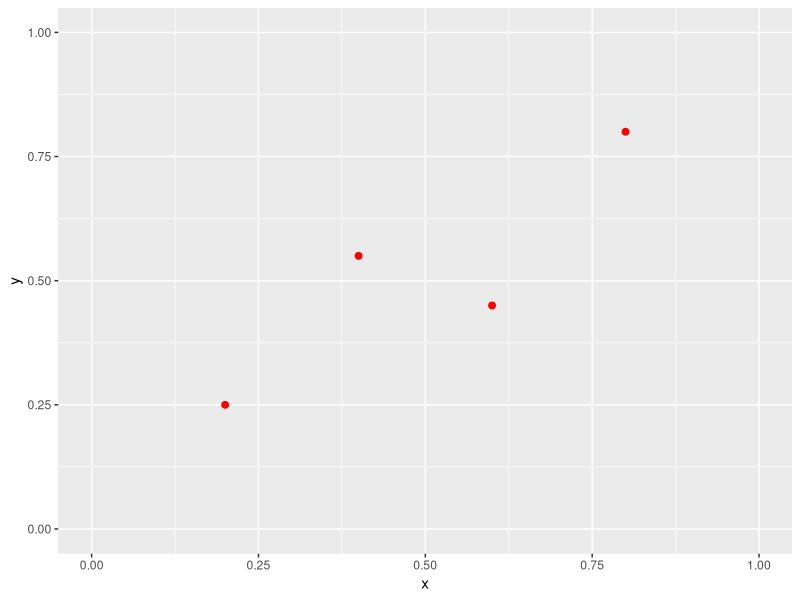
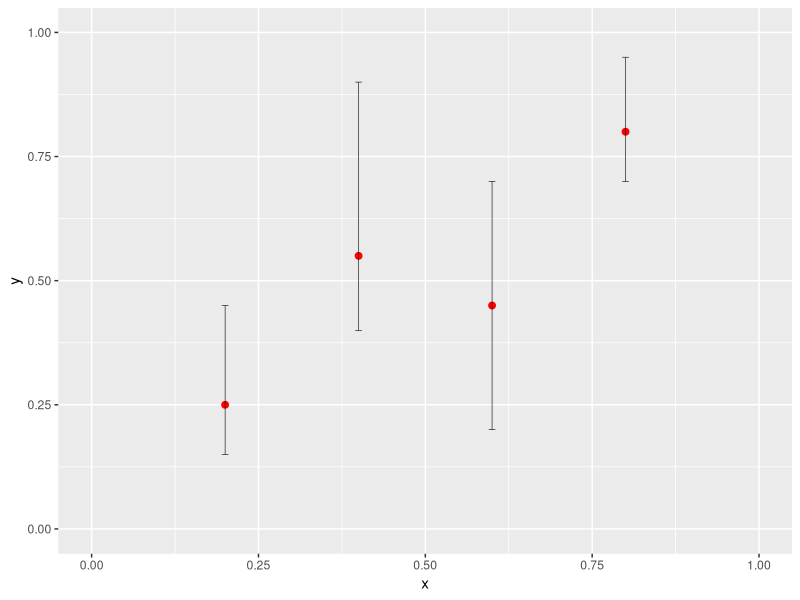
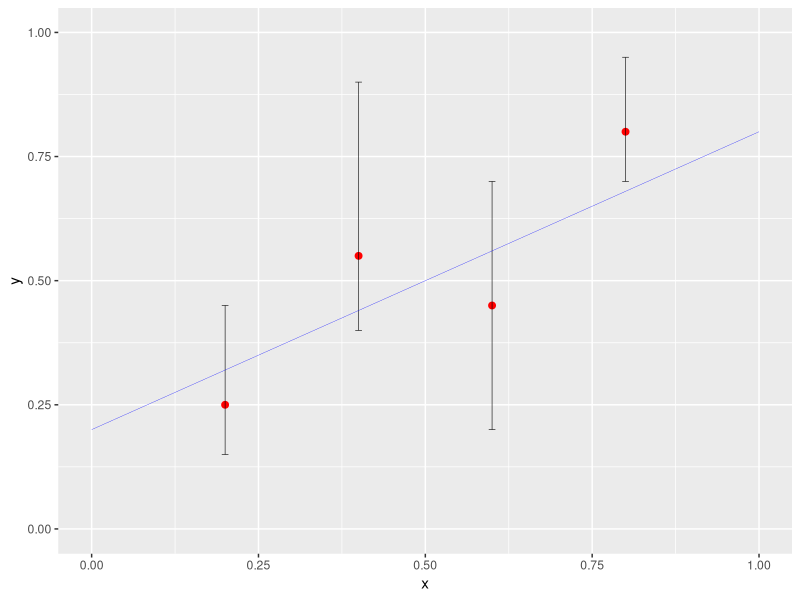
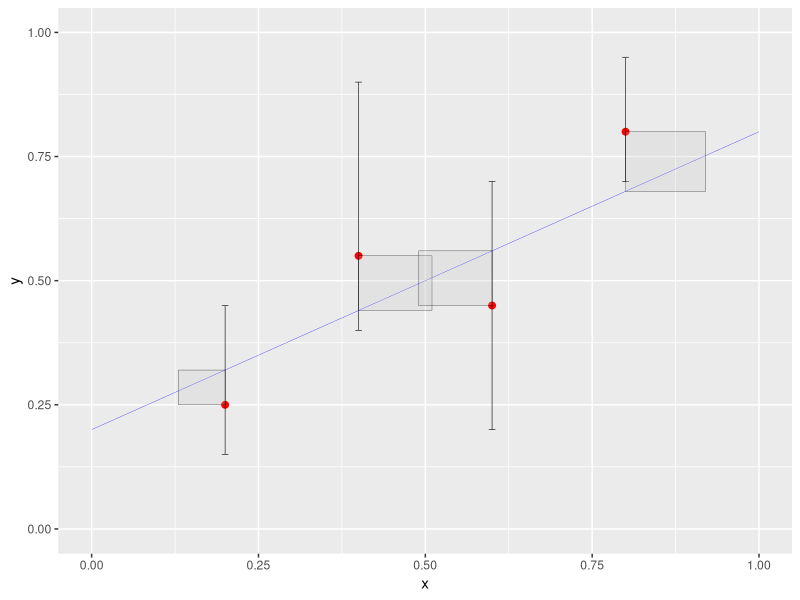
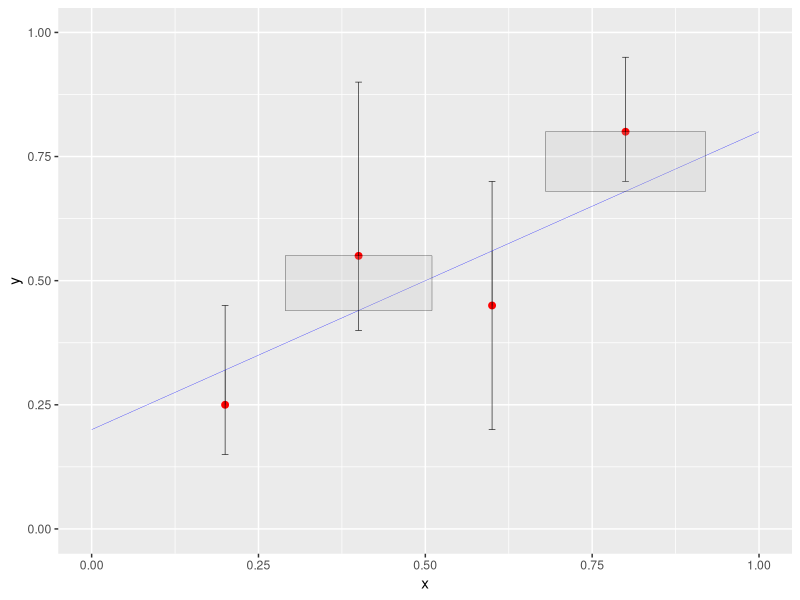

Source code (R) for these figures, in order:
## ---- chunk 1
knitr::opts_chunk$set(echo = TRUE)
## ---- chunk 2
h <- read.delim(textConnection(
"t x xmi xma y ymi yma
0 0.2 0.15 0.5 0.25 0.15 0.45
1 0.4 0.25 0.5 0.55 0.4 0.9
2 0.6 0.4 0.65 0.45 0.2 0.7
3 0.8 0.6 0.9 0.8 0.7 0.95"), 
sep=" ")

a <- c(0.6); b <- c(0.2)  # These are the 'wild guesses' of the linear model coefficients (see below)
## ---- chunk 3
require(ggplot2)

p <- ggplot(data = h, mapping = aes(x = x, xmin = 0, 
                                    xmax = 1, 
                                    ymin = 0, 
                                    ymax = 1),
            legend = TRUE)
## ---- chunk 4
p <- p + geom_point(mapping = aes(x = x, y = y), 
                                  size = 2, 
                                  color = "red")
print(p)
## ---- chunk 5
p <- p + geom_errorbar(mapping = aes(x = x, 
                                     ymin = ymi, 
                                     ymax = yma), 
                                  size = 0.2, 
                                  width = 0.01, 
                                  color = "black")
print(p)
## ---- chunk 6
fxab <- function(x) a*x + b  # this is the function

p <- p + stat_function(fun = fxab, 
                       size = 0.1, 
                       color = "blue")
print(p)
## ---- chunk 7
fyab <- function(y) y/a - b/a
## ---- chunk 8
p1 <- p + geom_rect(mapping = aes(xmin = ifelse(fyab(y) < x, 
                                        x - abs(fxab(x) - y), x), 
                                 xmax = ifelse(fyab(y) < x, 
                                        x, x + abs(fxab(x) - y)), 
                                 ymin = ifelse(fxab(x) < y, 
                                        y - abs(fxab(x) - y), y), 
                                 ymax = ifelse(fxab(x) < y, 
                                        y, y + abs(fxab(x) - y))),
                   alpha = 0.2, 
                   size = 0.1, 
                   color = "black", 
                   fill = "grey")
print(p1)
## ---- chunk 9
p2 <- p + geom_rect(mapping = aes(xmin = ifelse(fyab(y) < x, x, 
                                        x - abs(fxab(x) - y)), 
                                 xmax = ifelse(fyab(y) < x, 
                                        x, x + abs(fxab(x) - y)), 
                                 ymin = ifelse(fxab(x) < y, 
                                        y - abs(fxab(x) - y), y), 
                                 ymax = ifelse(fxab(x) < y, 
                                        y, y + abs(fxab(x) - y))),
                   alpha = 0.2, 
                   size = 0.1, 
                   color = "black", 
                   fill = "grey")
print(p2)
